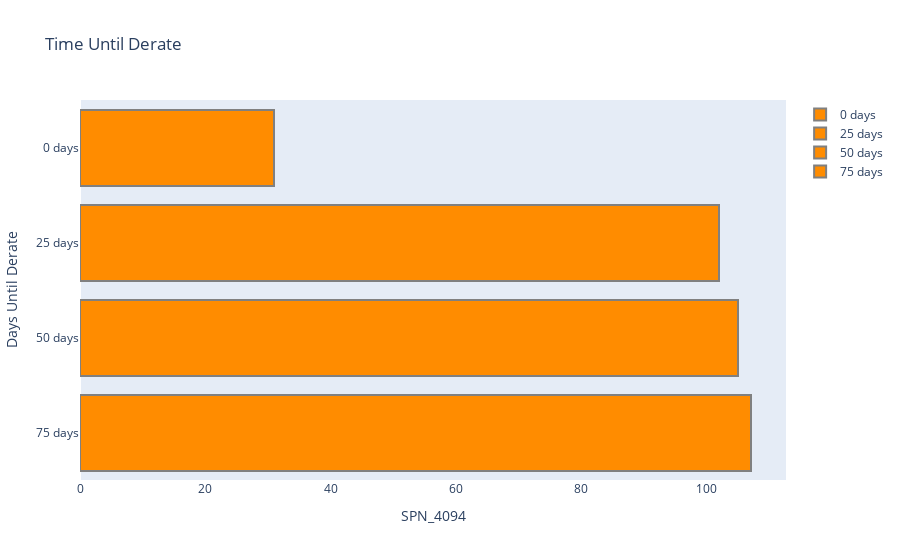
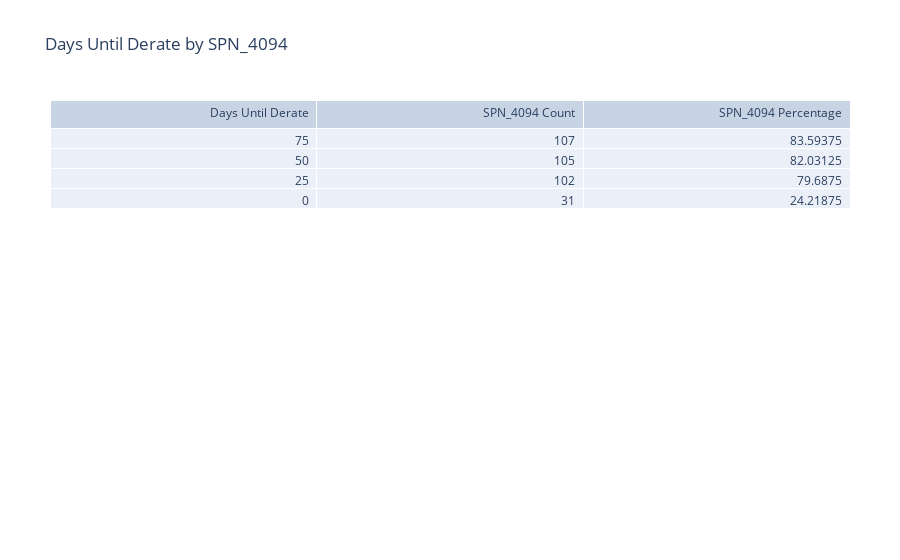

Notebook code for these charts, in order:
### Code cell
days_range = [75, 50, 25, 0,] # looking at about 6 months out
#colors = ['#FF8C00', '#FF7F50'] #'#FFD700', '#FFA500',

# Filter the DataFrame by each day in the range
data_frames = []
for days in days_range:
    until_freq_by_day = derate_df.loc[derate_df['timeUntilDerate'] <= f'{days} days']
    data_frames.append(until_freq_by_day)

# Create a list of the trace objects for the chart
traces = []
for i, days in enumerate(days_range):
    trace = go.Bar(
        x=[len(data_frames[i])],
        y=[f"{days} days"],
        orientation='h',
        name=f'{days} days',
        marker=dict(color= '#FF8C00', line = dict(color='grey', width = 2)) # set the bar color to orange
    )
    traces.append(trace)

# Define the layout for the chart
layout = go.Layout(
    barmode='stack', 
    title='Time Until Derate',
    xaxis=dict(
        title='SPN_4094',
        showgrid=False
    ),
    yaxis=dict(
        title='Days Until Derate',
        showgrid=False
    )
)

# Define the data for the chart
data = go.Figure(data=traces, layout=layout)

# Calculate SPN_4094 counts and percentages for each day in the range
spn_4094_counts = []
spn_4094_percentages = []
for days in days_range:
    until_freq_by_day = derate_df.loc[derate_df['timeUntilDerate'] <= f'{days} days']
    spn_4094_count = len(until_freq_by_day[until_freq_by_day['spn'] == 4094])
    spn_4094_counts.append(spn_4094_count)
    spn_4094_percentages.append(spn_4094_count / 128 * 100)

# Create the table
table_trace = go.Table(
    header=dict(values=['Days Until Derate', 'SPN_4094 Count', 'SPN_4094 Percentage']),
    cells=dict(
        values=[days_range, spn_4094_counts, spn_4094_percentages],
        align='right'
    ),
    header_align=['right']
)

# Define the layout for the table
table_layout = go.Layout(
    title='Days Until Derate by SPN_4094',
    margin=dict(l=50, r=50),
    paper_bgcolor='white',
    plot_bgcolor='white'
)

# Define the data for the table
table_data = [table_trace]

# Create the table figure
table_figure = go.Figure(data=table_data, layout=table_layout)

# Display both the chart and the table
data.show()
table_figure.show()

### Figure 1 — Plotly figure (JSON) as saved in the notebook; plotly's stock layout.template omitted (floating-point values rounded to 4 significant figures)
{"data": [{"marker": {"color": "#FF8C00", "line": {"color": "grey", "width": 2}}, "name": "75 days", "orientation": "h", "type": "bar", "x": [107], "y": ["75 days"]}, {"marker": {"color": "#FF8C00", "line": {"color": "grey", "width": 2}}, "name": "50 days", "orientation": "h", "type": "bar", "x": [105], "y": ["50 days"]}, {"marker": {"color": "#FF8C00", "line": {"color": "grey", "width": 2}}, "name": "25 days", "orientation": "h", "type": "bar", "x": [102], "y": ["25 days"]}, {"marker": {"color": "#FF8C00", "line": {"color": "grey", "width": 2}}, "name": "0 days", "orientation": "h", "type": "bar", "x": [31], "y": ["0 days"]}], "layout": {"barmode": "stack", "title": {"text": "Time Until Derate"}, "xaxis": {"showgrid": false, "title": {"text": "SPN_4094"}}, "yaxis": {"showgrid": false, "title": {"text": "Days Until Derate"}}}}

### Figure 2 — Plotly figure (JSON) as saved in the notebook; plotly's stock layout.template omitted (floating-point values rounded to 4 significant figures)
{"data": [{"cells": {"align": "right", "values": [[75, 50, 25, 0], [107, 105, 102, 31], [83.59, 82.03, 79.69, 24.22]]}, "header": {"align": ["right"], "values": ["Days Until Derate", "SPN_4094 Count", "SPN_4094 Percentage"]}, "type": "table"}], "layout": {"margin": {"l": 50, "r": 50}, "paper_bgcolor": "white", "plot_bgcolor": "white", "title": {"text": "Days Until Derate by SPN_4094"}}}
